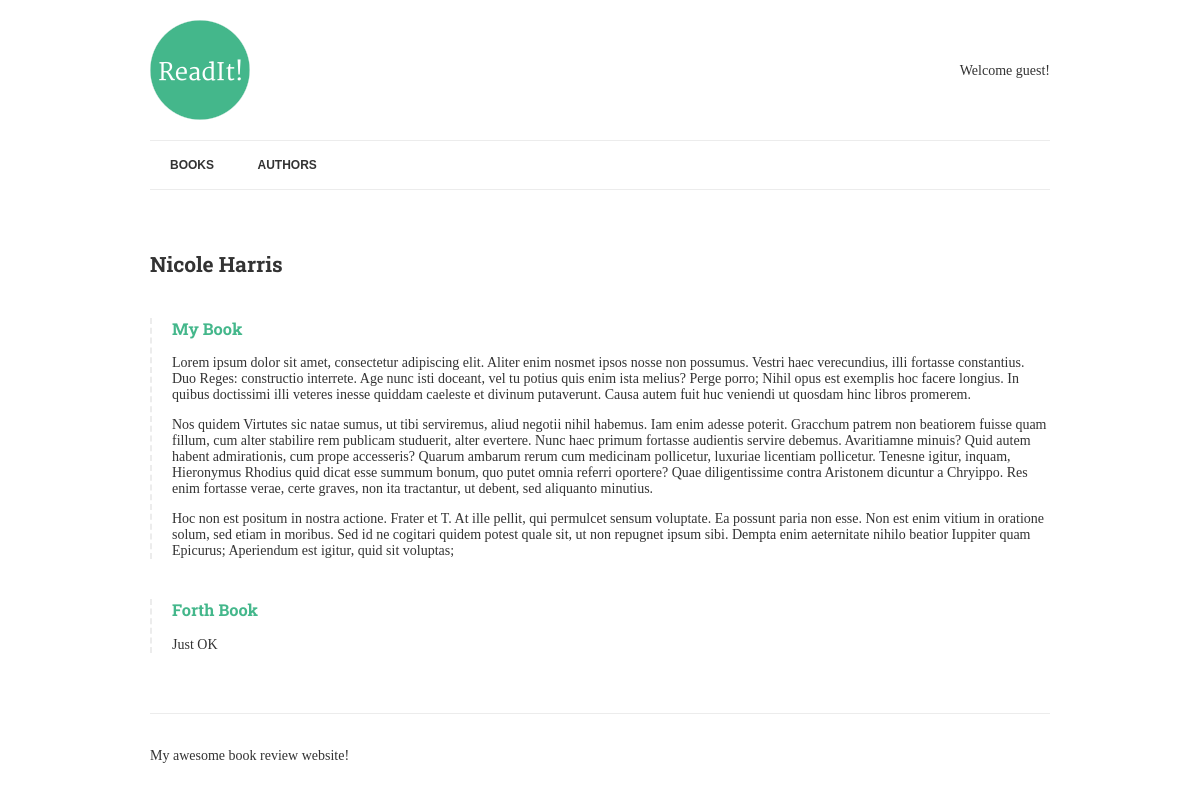
The app's page /authors/1/ with its own data.
### books/models.py (models this page shows, shortened)
class Author(models.Model):
    name = models.CharField(max_length=70, help_text="Use pen name, not real name", unique=True)

class Book(models.Model):
    title = models.CharField(max_length=150)
    authors = models.ManyToManyField("Author", related_name="books")
    review = models.TextField(blank=True, null=True)
    date_reviewed = models.DateTimeField(blank=True, null=True)
    is_favourite = models.BooleanField(default=False, verbose_name="Favourite")

### books/views.py (the view)
# urls.py: url(r'^authors/(?P<pk>[-\w]+)/$', AuthorDetail.as_view(), name='author-detail'),
class AuthorDetail(DetailView):
    model = Author
    template_name = "author.html"

### books/templates/author.html (shortened to what this page needs)
{% extends "base.html" %}
{% block content %}
    <h2>{{ author.name  }}</h2>
    {% for book in author.books.all %}
        {% if book.review %}
            <div class="book">
                <h3><a href="{% url 'book-detail' book.pk %}">{{ book.title }}</a></h3>
                <p>{{ book.review|linebreaks }}</p>
            </div>
        {% endif %}
    {% endfor %}
{% endblock %}

### readit/static/css/style.css (style rules this page uses)
.book { border-left: 2px dashed #ececec; padding-left: 20px; margin: 40px 0; }
body { font-family: 'Merriweather', serif; color: #333; font-size: 14px; }
h1, h2, h3, h4, h5, h6 { font-family: 'Roboto Slab', serif; }
a { color: #44B78B; text-decoration: none; }

### records on screen
Author: name "Nicole Harris"
Book: title "My Book", review "Lorem ipsum dolor sit amet, consectetur adipiscing elit. Aliter enim nosmet ipsos nosse non possumus. Vestri haec verecundius, illi fortasse constantius. Duo Reges: constructio interrete. Age nunc isti doceant, vel tu potius quis enim ista melius? Perge porro; Nihil opus est exemplis hoc facere longius. In quibus doctissimi illi veteres inesse quiddam caeleste et divinum putaverunt. Causa autem fuit huc veniendi ut quosdam hinc libros promerem. Nos quidem Virtutes sic natae sumus, ut tibi serviremus, aliud negotii nihil habemus. Iam enim adesse poterit. Gracchum patrem non beatiorem fuisse quam fillum, cum alter stabilire rem publicam studuerit, alter evertere. Nunc haec primum fortasse…"
Book: title "Forth Book", review "Just OK"
